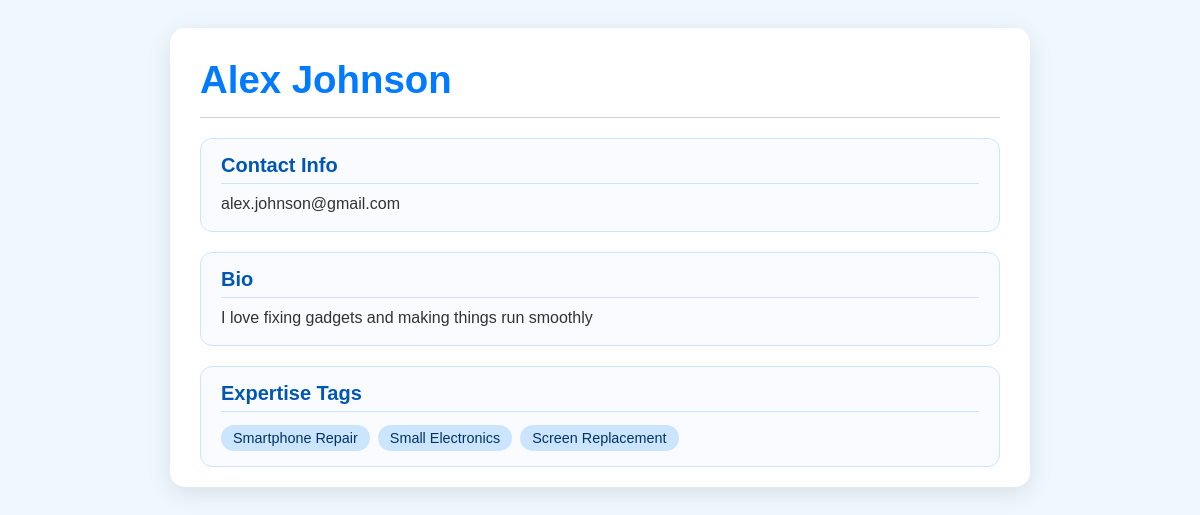
Page /accounts/profile/7/ on the committed database.
### accounts/models.py (models this page shows, shortened)
class Profile(models.Model):
    user = models.OneToOneField(User, on_delete=models.CASCADE)
    display_name = models.CharField(max_length=100)
    contact_info = models.CharField(max_length=255, blank=True)
    bio = models.TextField(blank=True)
    tags = models.ManyToManyField(Tag, blank=True)

class Tag(models.Model):
    name = models.CharField(max_length=50, unique=True)

### accounts/views.py (the view)
# urls.py: path("profile/<int:user_id>/", views.profile, name="profile"),
def profile(request, user_id):
    profile = Profile.objects.get(user__id=user_id)
    return render(request, "profile.html", {"profile": profile})

### accounts/templates/profile.html (shortened to what this page needs)
{% load static %}
<!DOCTYPE html>
<html lang="en">
<head>
  <link rel="stylesheet" href="{% static 'styles.css' %}">
</head>
<body>
  <div class="profile-card">
    <div class="profile-header">
      <h1>{{ profile.display_name|default:"Unnamed User" }}</h1>
    </div>
    <div class="section">
      <h2>Contact Info</h2>
      <p>
        {% if profile.contact_info %}
          {{ profile.contact_info }}
        {% else %}
          <span class="empty-field">No contact info provided.</span>
        {% endif %}
      </p>
    </div>
    <div class="section">
      <h2>Bio</h2>
      <p>
        {% if profile.bio %}
          {{ profile.bio }}
        {% else %}
          <span class="empty-field">This user hasn't added a bio yet.</span>
        {% endif %}
      </p>
    </div>
    <div class="section">
      <h2>Expertise Tags</h2>
      <div class="tags-container">
        {% for tag in profile.tags.all %}
          <div class="tag-pill">{{ tag.name }}</div>
        {% empty %}
          <span class="empty-field">No expertise tags yet.</span>
        {% endfor %}
      </div>
    </div>
  </div>
</body>
</html>

### static/styles.css (style rules this page uses)
body { font-family: Arial, sans-serif; padding: 20px; background-color: #f0f8ff; }
h1 { text-align: center; color: #007BFF; margin-bottom: 40px; font-size: 2em; }

### accounts/templates/profile.html (style rules this page uses)
body { display: flex; justify-content: center; }
.profile-card { width: 100%; max-width: 800px; background: #fff; border-radius: 15px; box-shadow: 0 6px 25px rgba(0,0,0,0.1); display: flex; flex-direction: column; gap: 20px; padding: 30px 30px 20px 30px; }
.profile-header { display: flex; justify-content: space-between; align-items: center; border-bottom: 1px solid #d0d0d0; padding-bottom: 15px; }
.profile-header h1 { color: #007BFF; margin: 0; font-size: 2.4em; word-break: break-word; }
.section { background: #f9fbff; border: 1px solid #cce5ff; border-radius: 12px; padding: 15px 20px; display: flex; flex-direction: column; gap: 8px; }
.section h2 { margin: 0; color: #0056b3; font-size: 1.25rem; border-bottom: 1px solid #cce5ff; padding-bottom: 6px; }
.section p { margin: 0; font-size: 1rem; color: #333; line-height: 1.5; word-break: break-word; }
.tags-container { display: flex; flex-wrap: wrap; gap: 8px; margin-top: 5px; }
.tag-pill { background-color: #cce5ff; color: #003366; padding: 5px 12px; border-radius: 18px; font-size: 0.9rem; font-weight: 500; white-space: nowrap; }

### rows in the picture
Profile: display_name "Alex Johnson", contact_info "alex.johnson@gmail.com", bio "I love fixing gadgets and making things run smoothly"
Tag: name "Smartphone Repair"
Tag: name "Small Electronics"
Tag: name "Screen Replacement"
